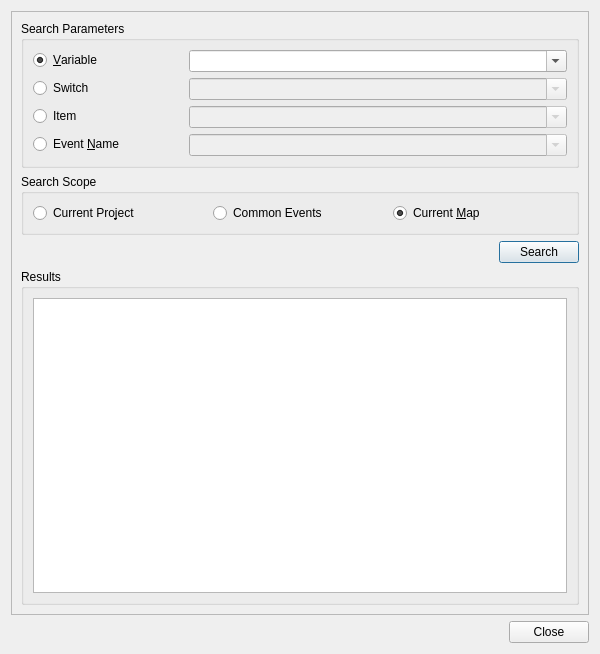
<?xml version="1.0" encoding="UTF-8"?>
<ui version="4.0">
 <class>DialogSearch</class>
 <widget class="QDialog" name="DialogSearch">
  <property name="geometry">
   <rect>
    <x>0</x>
    <y>0</y>
    <width>600</width>
    <height>654</height>
   </rect>
  </property>
  <property name="sizePolicy">
   <sizepolicy hsizetype="Fixed" vsizetype="Fixed">
    <horstretch>0</horstretch>
    <verstretch>0</verstretch>
   </sizepolicy>
  </property>
  <property name="maximumSize">
   <size>
    <width>600</width>
    <height>16777215</height>
   </size>
  </property>
  <property name="windowTitle">
   <string>DialogSearch</string>
  </property>
  <layout class="QVBoxLayout" name="verticalLayout">
   <item>
    <widget class="QFrame" name="frame">
     <property name="frameShape">
      <enum>QFrame::StyledPanel</enum>
     </property>
     <property name="frameShadow">
      <enum>QFrame::Raised</enum>
     </property>
     <layout class="QVBoxLayout" name="verticalLayout_2">
      <item>
       <widget class="QGroupBox" name="groupBox">
        <property name="title">
         <string>Search Parameters</string>
        </property>
        <layout class="QFormLayout" name="formLayout">
         <item row="0" column="0">
          <widget class="QRadioButton" name="radio_variable">
           <property name="sizePolicy">
            <sizepolicy hsizetype="Minimum" vsizetype="Fixed">
             <horstretch>0</horstretch>
             <verstretch>0</verstretch>
            </sizepolicy>
           </property>
           <property name="minimumSize">
            <size>
             <width>150</width>
             <height>0</height>
            </size>
           </property>
           <property name="text">
            <string>&amp;Variable</string>
           </property>
           <property name="checked">
            <bool>true</bool>
           </property>
          </widget>
         </item>
         <item row="0" column="1">
          <widget class="QComboBox" name="combo_variable">
           <property name="editable">
            <bool>true</bool>
           </property>
          </widget>
         </item>
         <item row="1" column="0">
          <widget class="QRadioButton" name="radio_switch">
           <property name="minimumSize">
            <size>
             <width>150</width>
             <height>0</height>
            </size>
           </property>
           <property name="text">
            <string>Switch</string>
           </property>
          </widget>
         </item>
         <item row="1" column="1">
          <widget class="QComboBox" name="combo_switch">
           <property name="enabled">
            <bool>false</bool>
           </property>
           <property name="editable">
            <bool>true</bool>
           </property>
          </widget>
         </item>
         <item row="2" column="0">
          <widget class="QRadioButton" name="radio_item">
           <property name="minimumSize">
            <size>
             <width>150</width>
             <height>0</height>
            </size>
           </property>
           <property name="text">
            <string>Item</string>
           </property>
          </widget>
         </item>
         <item row="2" column="1">
          <widget class="QComboBox" name="combo_item">
           <property name="enabled">
            <bool>false</bool>
           </property>
           <property name="editable">
            <bool>true</bool>
           </property>
          </widget>
         </item>
         <item row="3" column="0">
          <widget class="QRadioButton" name="radio_eventname">
           <property name="minimumSize">
            <size>
             <width>150</width>
             <height>0</height>
            </size>
           </property>
           <property name="text">
            <string>Event &amp;Name</string>
           </property>
          </widget>
         </item>
         <item row="3" column="1">
          <widget class="QComboBox" name="combo_eventname">
           <property name="enabled">
            <bool>false</bool>
           </property>
           <property name="editable">
            <bool>true</bool>
           </property>
          </widget>
         </item>
        </layout>
       </widget>
      </item>
      <item>
       <widget class="QGroupBox" name="groupBox_3">
        <property name="title">
         <string>Search Scope</string>
        </property>
        <layout class="QHBoxLayout" name="horizontalLayout_3">
         <item>
          <widget class="QRadioButton" name="scope_project">
           <property name="text">
            <string>Current Pro&amp;ject</string>
           </property>
          </widget>
         </item>
         <item>
          <widget class="QRadioButton" name="scope_events">
           <property name="text">
            <string>Common Events</string>
           </property>
          </widget>
         </item>
         <item>
          <widget class="QRadioButton" name="scope_current">
           <property name="text">
            <string>Current &amp;Map</string>
           </property>
           <property name="checked">
            <bool>true</bool>
           </property>
          </widget>
         </item>
        </layout>
       </widget>
      </item>
      <item>
       <layout class="QHBoxLayout" name="horizontalLayout_2">
        <item>
         <spacer name="horizontalSpacer_2">
          <property name="orientation">
           <enum>Qt::Horizontal</enum>
          </property>
          <property name="sizeHint" stdset="0">
           <size>
            <width>40</width>
            <height>20</height>
           </size>
          </property>
         </spacer>
        </item>
        <item>
         <widget class="QPushButton" name="button_search">
          <property name="text">
           <string>Search</string>
          </property>
         </widget>
        </item>
       </layout>
      </item>
      <item>
       <widget class="QGroupBox" name="groupBox_2">
        <property name="title">
         <string>Results</string>
        </property>
        <layout class="QVBoxLayout" name="verticalLayout_4">
         <item>
          <widget class="QTableWidget" name="list_result">
           <property name="gridStyle">
            <enum>Qt::NoPen</enum>
           </property>
          </widget>
         </item>
        </layout>
       </widget>
      </item>
     </layout>
    </widget>
   </item>
   <item>
    <layout class="QHBoxLayout" name="horizontalLayout">
     <item>
      <widget class="QLabel" name="label_status">
       <property name="text">
        <string/>
       </property>
      </widget>
     </item>
     <item>
      <spacer name="horizontalSpacer">
       <property name="orientation">
        <enum>Qt::Horizontal</enum>
       </property>
       <property name="sizeHint" stdset="0">
        <size>
         <width>40</width>
         <height>20</height>
        </size>
       </property>
      </spacer>
     </item>
     <item>
      <widget class="QPushButton" name="button_close">
       <property name="text">
        <string>Close</string>
       </property>
      </widget>
     </item>
    </layout>
   </item>
  </layout>
 </widget>
 <resources/>
 <connections>
  <connection>
   <sender>radio_variable</sender>
   <signal>toggled(bool)</signal>
   <receiver>combo_variable</receiver>
   <slot>setEnabled(bool)</slot>
   <hints>
    <hint type="sourcelabel">
     <x>77</x>
     <y>56</y>
    </hint>
    <hint type="destinationlabel">
     <x>541</x>
     <y>58</y>
    </hint>
   </hints>
  </connection>
  <connection>
   <sender>radio_eventname</sender>
   <signal>toggled(bool)</signal>
   <receiver>combo_eventname</receiver>
   <slot>setEnabled(bool)</slot>
   <hints>
    <hint type="sourcelabel">
     <x>90</x>
     <y>164</y>
    </hint>
    <hint type="destinationlabel">
     <x>541</x>
     <y>166</y>
    </hint>
   </hints>
  </connection>
  <connection>
   <sender>radio_item</sender>
   <signal>toggled(bool)</signal>
   <receiver>combo_item</receiver>
   <slot>setEnabled(bool)</slot>
   <hints>
    <hint type="sourcelabel">
     <x>64</x>
     <y>128</y>
    </hint>
    <hint type="destinationlabel">
     <x>541</x>
     <y>130</y>
    </hint>
   </hints>
  </connection>
  <connection>
   <sender>radio_switch</sender>
   <signal>toggled(bool)</signal>
   <receiver>combo_switch</receiver>
   <slot>setEnabled(bool)</slot>
   <hints>
    <hint type="sourcelabel">
     <x>72</x>
     <y>92</y>
    </hint>
    <hint type="destinationlabel">
     <x>541</x>
     <y>94</y>
    </hint>
   </hints>
  </connection>
  <connection>
   <sender>button_close</sender>
   <signal>clicked()</signal>
   <receiver>DialogSearch</receiver>
   <slot>close()</slot>
   <hints>
    <hint type="sourcelabel">
     <x>923</x>
     <y>690</y>
    </hint>
    <hint type="destinationlabel">
     <x>479</x>
     <y>358</y>
    </hint>
   </hints>
  </connection>
 </connections>
</ui>
